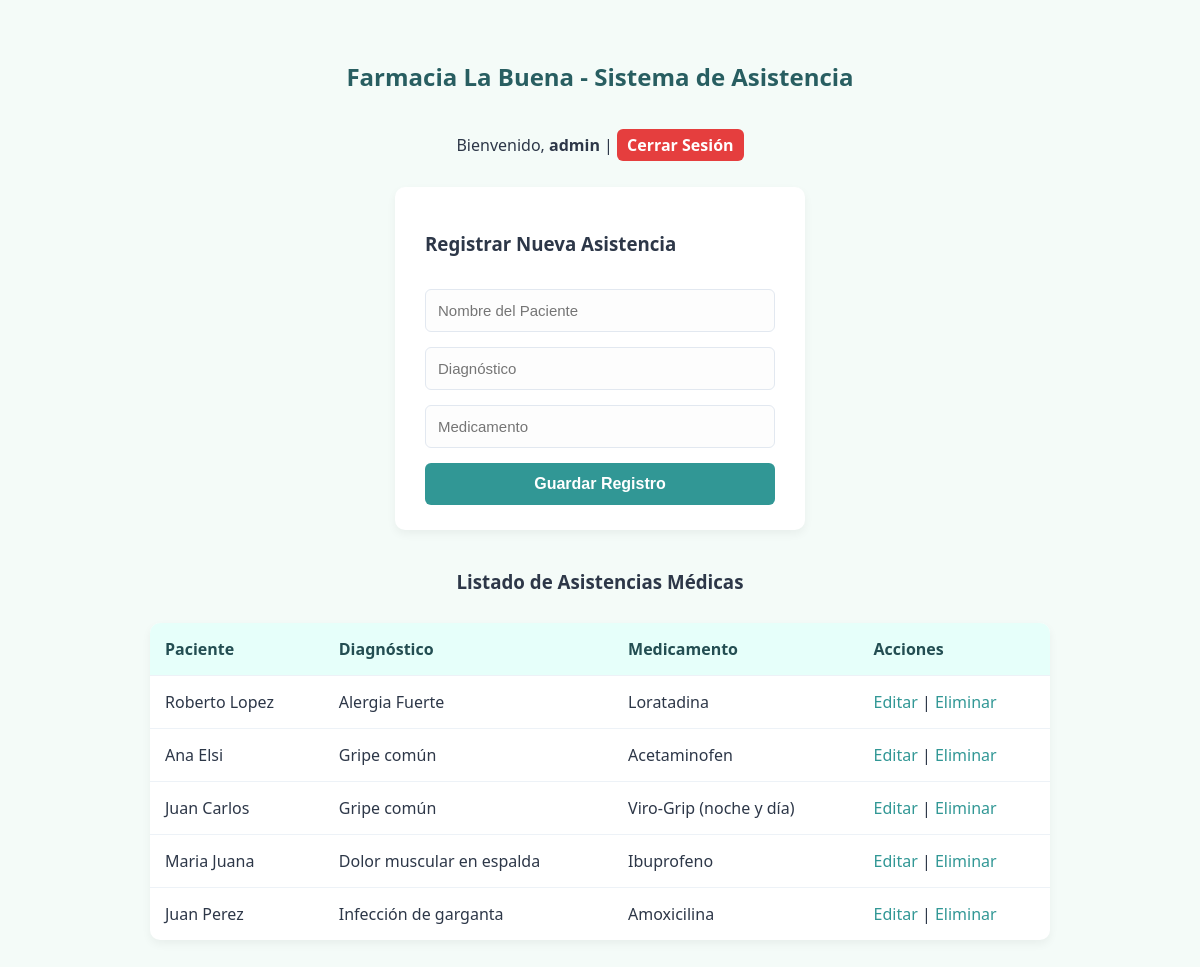
/index.php (signed in), run on the app's committed database.
### tables this page shows
CREATE TABLE `asistencia` (
  `id` int(11) NOT NULL,
  `paciente` varchar(100) NOT NULL,
  `diagnostico` text NOT NULL,
  `medicamento` varchar(100) NOT NULL,
  `fecha` timestamp NOT NULL DEFAULT current_timestamp()
);

### index.php (the view, shortened to what this page needs)
<?php
include 'conexion.php';
$error_login = "";
$es_admin = isset($_SESSION['admin']);
?>
<!DOCTYPE html>
<html lang="es">
<head>
    <link rel="stylesheet" href="style.css">
</head>
<body>
    <h2>Farmacia La Buena - Sistema de Asistencia</h2>
    <?php if (!$es_admin): ?>
        <form method="POST" style="margin-bottom: 20px;">
            <h3>Iniciar Sesión (Administradores)</h3>
            <?php if ($error_login): ?>
                <div class="error-msg"><?php echo $error_login; ?></div>
            <?php endif; ?>
            <input type="text" name="user" placeholder="Usuario" required>
            <input type="password" name="pass" placeholder="Clave" required>
            <button type="submit" name="btn_login">Entrar</button>
        </form>
    <?php else: ?>
        <div style="text-align: center; margin-bottom: 10px;">
            <p>Bienvenido, <strong><?php echo $_SESSION['admin']; ?></strong> | <a href="cerrar_sesion.php" class="logout-link" style="margin-top: 0; padding: 5px 10px;">Cerrar Sesión</a></p>
        </div>
        <form method="POST" style="margin-bottom: 20px;">
            <h3>Registrar Nueva Asistencia</h3>
            <input type="text" name="paciente" placeholder="Nombre del Paciente" required>
            <input type="text" name="diagnostico" placeholder="Diagnóstico" required>
            <input type="text" name="medicamento" placeholder="Medicamento" required>
            <button type="submit" name="guardar">Guardar Registro</button>
        </form>
    <?php endif; ?>
    <h3>Listado de Asistencias Médicas</h3>
    <table>
        <tr>
            <th>Paciente</th>
            <th>Diagnóstico</th>
            <th>Medicamento</th>
            <?php if ($es_admin): ?>
                <th>Acciones</th>
            <?php endif; ?>
        </tr>
        <?php
        $res = $conexion->query("SELECT * FROM asistencia ORDER BY id DESC");
        while ($f = $res->fetch_assoc()) {
            echo "<tr>
                    <td>" . htmlspecialchars($f['paciente']) . "</td>
                    <td>" . htmlspecialchars($f['diagnostico']) . "</td>
                    <td>" . htmlspecialchars($f['medicamento']) . "</td>";
            if ($es_admin) {
                echo "<td>
                        <a href='editar.php?id={$f['id']}'>Editar</a> |
                        <a href='eliminar.php?id={$f['id']}'>Eliminar</a>
                      </td>";
            }
            echo "</tr>";
        }
        ?>
    </table>
</body>
</html>

### style.css (style rules this page uses)
body { font-family: 'Segoe UI', Tahoma, Geneva, Verdana, sans-serif; background-color: #f4fbf8; color: #2d3748; display: flex; flex-direction: column; align-items: center; margin: 0; padding: 40px 20px; }
h2 { color: #285e61; margin-bottom: 20px; }
form { background: #ffffff; padding: 25px 30px; border-radius: 10px; box-shadow: 0 4px 10px rgba(0, 0, 0, 0.05); display: flex; flex-direction: column; gap: 15px; width: 100%; max-width: 350px; margin-bottom: 25px; }
input[type="text"], input[type="password"] { padding: 12px; border: 1px solid #e2e8f0; border-radius: 6px; font-size: 15px; outline: none; transition: all 0.3s ease; background-color: #fdfdfd; }
button { background-color: #319795; color: white; border: none; padding: 12px; border-radius: 6px; font-size: 16px; font-weight: bold; cursor: pointer; transition: background-color 0.3s; }
table { width: 100%; max-width: 900px; border-collapse: collapse; background: #ffffff; box-shadow: 0 4px 10px rgba(0, 0, 0, 0.05); border-radius: 10px; overflow: hidden; margin-top: 10px; }
th, td { padding: 15px; text-align: left; border-bottom: 1px solid #edf2f7; }
th { background-color: #e6fffa; color: #234e52; font-weight: 600; }
tr:last-child td { border-bottom: none; }
a { color: #319795; text-decoration: none; font-weight: 500; transition: color 0.2s; }
.logout-link { display: inline-block; margin-top: 25px; padding: 10px 20px; background-color: #e53e3e; color: white; border-radius: 6px; text-decoration: none; font-weight: bold; transition: background-color 0.3s; }

### data on the page
asistencia: paciente "Roberto Lopez", diagnostico "Alergia Fuerte", medicamento "Loratadina"
asistencia: paciente "Ana Elsi", diagnostico "Gripe común", medicamento "Acetaminofen"
asistencia: paciente "Juan Carlos", diagnostico "Gripe común", medicamento "Viro-Grip (noche y día)"
asistencia: paciente "Maria Juana", diagnostico "Dolor muscular en espalda", medicamento "Ibuprofeno"
asistencia: paciente "Juan Perez", diagnostico "Infección de garganta", medicamento "Amoxicilina"

### other printed values
$_SESSION['admin'] "admin"
